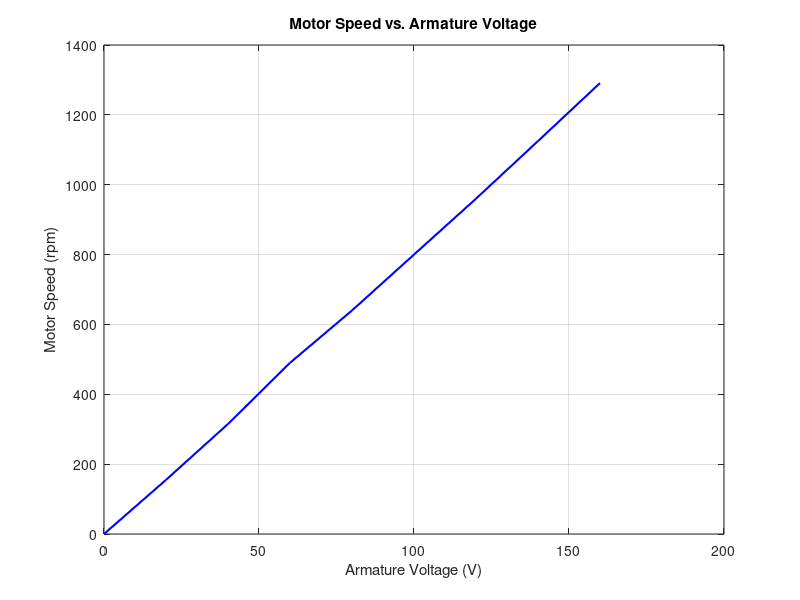

Reproduce this figure in MATLAB.
n = [0 155 315 490 640 800 960 1125 1291];
Ut = [0 20 40 60 80 100 120 140 160];

plot(Ut,n, 'b-', 'LineWidth', 1.5);
ylabel('Motor Speed (rpm)');
xlabel('Armature Voltage (V)');
title('Motor Speed vs. Armature Voltage');
grid on;
